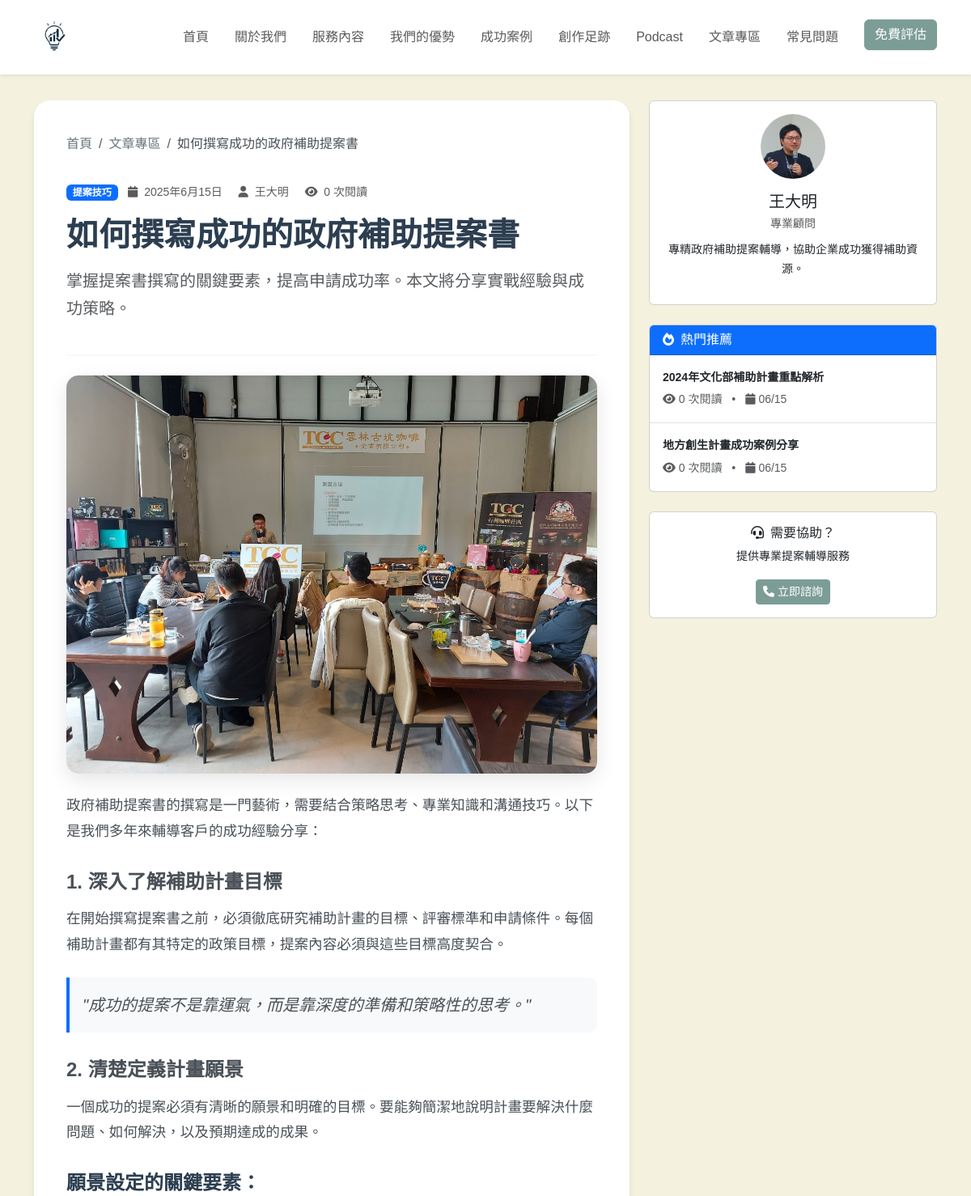
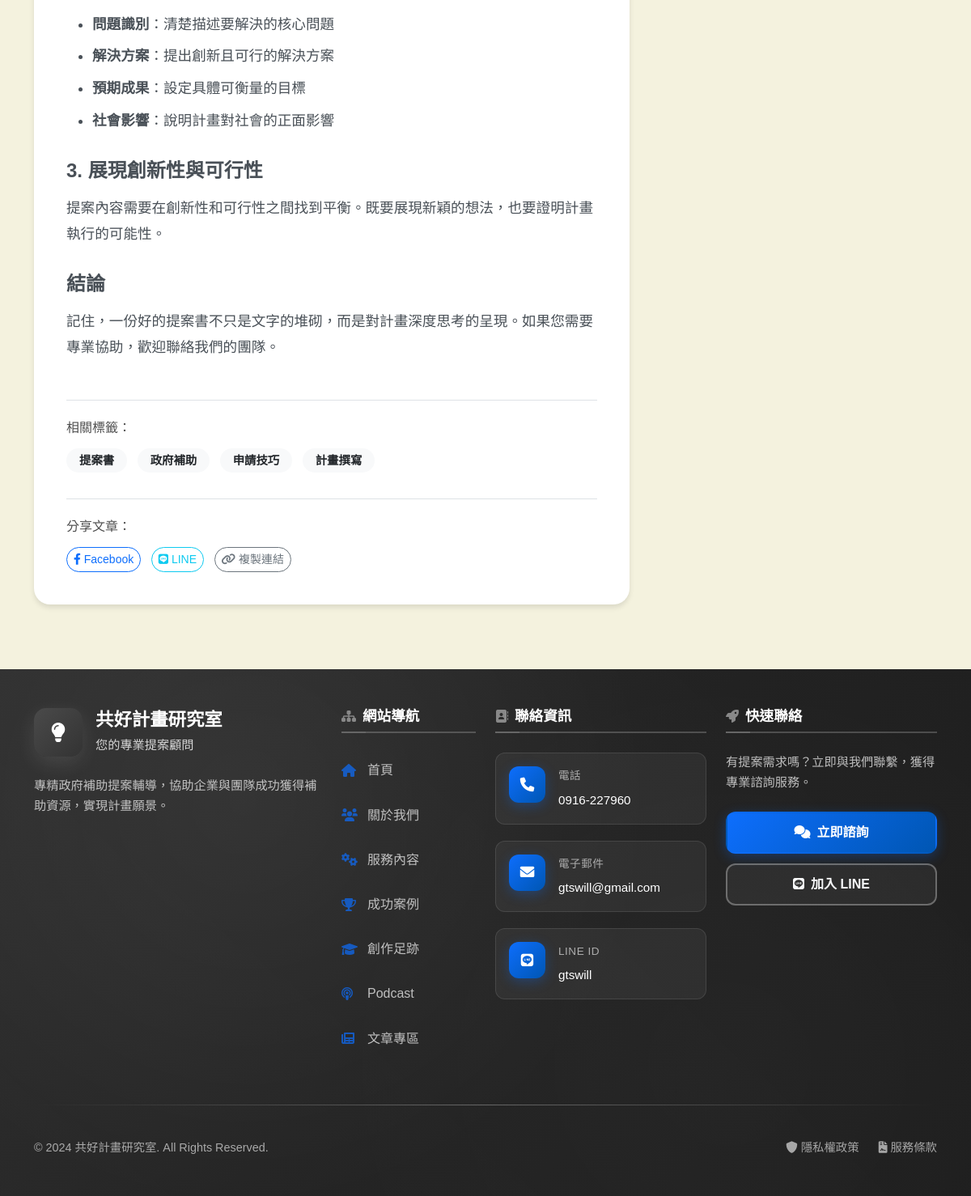
Screenshot of /article.php?id=1 with the database file from the repository (2 pictures, top to bottom).
### tables this page shows
CREATE TABLE IF NOT EXISTS articles (
    id INT AUTO_INCREMENT PRIMARY KEY,
    title VARCHAR(200) NOT NULL,
    slug VARCHAR(200) NOT NULL UNIQUE,
    content LONGTEXT NOT NULL,
    excerpt TEXT,
    featured_image VARCHAR(255),
    category VARCHAR(50) NOT NULL,
    author VARCHAR(100) NOT NULL,
    tags TEXT,
    status ENUM('draft', 'published') DEFAULT 'draft',
    views INT DEFAULT 0,
    created_at TIMESTAMP DEFAULT CURRENT_TIMESTAMP,
    updated_at TIMESTAMP DEFAULT CURRENT_TIMESTAMP ON UPDATE CURRENT_TIMESTAMP,
    INDEX idx_status (status),
    INDEX idx_category (category),
    INDEX idx_created_at (created_at)
);

### php/config.php (called while the page is built, shortened)
<?php
function getDBConnection()
{
    try {
        $pdo = new PDO(
            "mysql:host=" . DB_HOST . ";dbname=" . DB_NAME . ";charset=utf8mb4",
            DB_USER,
            DB_PASS,
            [
                PDO::ATTR_ERRMODE => PDO::ERRMODE_EXCEPTION,
                PDO::ATTR_DEFAULT_FETCH_MODE => PDO::FETCH_ASSOC,
                PDO::ATTR_EMULATE_PREPARES => false,
            ]
        );
        return $pdo;
    } catch (PDOException $e) {
        die("資料庫連接失敗: " . $e->getMessage());
    }
}

### php/article_handler.php (called while the page is built, shortened)
<?php
require_once 'config.php';
class ArticleHandler
{
    private $pdo;
    public function __construct()
    {
        $this->pdo = getDBConnection();
    }
    public function getArticleById($id)
    {
        try {
            $stmt = $this->pdo->prepare("SELECT * FROM articles WHERE id = ?");
            $stmt->execute([$id]);
            $article = $stmt->fetch();
            if ($article) {
                $this->incrementViews($id);
            }
            return $article;
        } catch (PDOException $e) {
            error_log("獲取文章錯誤: " . $e->getMessage());
            return null;
        }
    }
    public function getPopularArticles($limit = 5, $excludeId = null)
    {
        try {
            $sql = "SELECT * FROM articles WHERE status = 'published'";
            $params = [];
            if ($excludeId) {
                $sql .= " AND id != ?";
                $params[] = $excludeId;
            }
            $sql .= " ORDER BY views DESC, created_at DESC LIMIT ?";
            $params[] = $limit;
            $stmt = $this->pdo->prepare($sql);
            $stmt->execute($params);
            return $stmt->fetchAll();
        } catch (PDOException $e) {
            error_log("獲取熱門文章錯誤: " . $e->getMessage());
            return [];
        }
    }
    private function incrementViews($id)
    {
        try {
            $stmt = $this->pdo->prepare("UPDATE articles SET views = views + 1 WHERE id = ?");
            $stmt->execute([$id]);
        } catch (PDOException $e) {
            error_log("更新瀏覽次數錯誤: " . $e->getMessage());
        }
    }
}

### article.php (the view, shortened to what this page needs)
<?php
require_once 'php/config.php';
require_once 'php/article_handler.php';
$articleHandler = new ArticleHandler();
$articleId = $_GET['id'] ?? 0;
$article = $articleHandler->getArticleById($articleId);
$tags = !empty($article['tags']) ? explode(',', $article['tags']) : [];
$publishDate = date('Y年n月j日', strtotime($article['created_at']));
?>
<!DOCTYPE html>
<html lang="zh-TW">
<head>
    <link href="https://cdn.jsdelivr.net/npm/bootstrap@5.3.0/dist/css/bootstrap.min.css" rel="stylesheet">
    <link rel="stylesheet" href="https://cdnjs.cloudflare.com/ajax/libs/font-awesome/6.0.0/css/all.min.css">
    <link rel="stylesheet" href="css/index.css">
    <link rel="stylesheet" href="css/all.css">
    <link rel="stylesheet" href="css/article.css">
</head>
<body>
    <?php include 'navbar.php'; ?>
    <main class="py-5" style="margin-top: 76px;">
        <div class="container">
            <div class="row">
                <div class="col-lg-8">
                    <article class="article-content">
                        <nav aria-label="breadcrumb" class="mb-4">
                            <ol class="breadcrumb">
                                <li class="breadcrumb-item"><a href="index.php">首頁</a></li>
                                <li class="breadcrumb-item"><a href="articles.php">文章專區</a></li>
                                <li class="breadcrumb-item active" aria-current="page">
                                    <?php echo htmlspecialchars($article['title']); ?></li>
                            </ol>
                        </nav>
                        <header class="article-header mb-4">
                            <div class="mb-3">
                                <span
                                    class="badge bg-primary me-2"><?php echo htmlspecialchars($article['category']); ?></span>
                                <small class="text-muted">
                                    <i class="fas fa-calendar me-1"></i> <?php echo $publishDate; ?>
                                    <i class="fas fa-user ms-3 me-1"></i>
                                    <?php echo htmlspecialchars($article['author']); ?>
                                    <i class="fas fa-eye ms-3 me-1"></i> <?php echo number_format($article['views']); ?>
                                    次閱讀
                                </small>
                            </div>
                            <h1 class="article-title"><?php echo htmlspecialchars($article['title']); ?></h1>
                            <p class="lead text-muted"><?php echo htmlspecialchars($article['excerpt']); ?></p>
                        </header>
                        <?php if (!empty($article['featured_image'])): ?>
                            <div class="article-image mb-4">
                                <img src="uploads/<?php echo htmlspecialchars($article['featured_image']); ?>"
                                    class="img-fluid rounded" alt="<?php echo htmlspecialchars($article['title']); ?>">
                            </div>
                        <?php endif; ?>
                        <div class="article-body">
                            <?php echo $article['content']; ?>
                        </div>
                        <?php if (!empty($tags)): ?>
                            <div class="article-tags mt-5 pt-4 border-top">
                                <h6 class="mb-3">相關標籤：</h6>
                                <?php foreach ($tags as $tag): ?>
                                    <span
                                        class="badge bg-light text-dark me-2 mb-2"><?php echo htmlspecialchars(trim($tag)); ?></span>
                                <?php endforeach; ?>
                            </div>
                        <?php endif; ?>
                        <div class="article-share mt-4 pt-4 border-top">
                            <h6 class="mb-3">分享文章：</h6>
                            <button class="btn btn-outline-primary btn-sm me-2" onclick="shareToFacebook()">
                                <i class="fab fa-facebook-f me-1"></i>Facebook
                            </button>
                            <button class="btn btn-outline-info btn-sm me-2" onclick="shareToLine()">
                                <i class="fab fa-line me-1"></i>LINE
                            </button>
                            <button class="btn btn-outline-secondary btn-sm me-2" onclick="copyLink()">
                                <i class="fas fa-link me-1"></i>複製連結
                            </button>
                        </div>
                    </article>
                </div>
                <div class="col-lg-4">
                    <div class="sidebar-sticky">
                        <div class="card mb-4">
                            <div class="card-body text-center">
                                <img src="./img/people.jpg" class="rounded-circle mb-3" width="80" height="80" alt="作者頭像">
                                <h5 class="mb-1"><?php echo htmlspecialchars($article['author']); ?></h5>
                                <p class="text-muted small mb-2">專業顧問</p>
                                <p class="small">專精政府補助提案輔導，協助企業成功獲得補助資源。</p>
                            </div>
                        </div>
                        <?php
                        $popularArticles = $articleHandler->getPopularArticles(5, $article['id']);
                        ?>
                        <?php if (!empty($popularArticles)): ?>
                            <div class="card mb-4">
                                <div class="card-header bg-primary text-white">
                                    <h6 class="mb-0"><i class="fas fa-fire me-2"></i>熱門推薦</h6>
                                </div>
                                <div class="card-body p-0">
                                    <?php foreach ($popularArticles as $index => $popular): ?>
                                        <a href="article.php?id=<?php echo $popular['id']; ?>"
                                            class="d-block p-3 text-decoration-none <?php echo $index < count($popularArticles) - 1 ? 'border-bottom' : ''; ?>">
                                            <div class="fw-bold text-dark small mb-1">
                                                <?php echo htmlspecialchars($popular['title']); ?>
                                            </div>
                                            <div class="text-muted small">
                                                <i class="fas fa-eye me-1"></i><?php echo number_format($popular['views']); ?> 次閱讀
                                                <span class="mx-2">•</span>
                                                <i class="fas fa-calendar me-1"></i><?php echo date('m/d', strtotime($popular['created_at'])); ?>
                                            </div>
                                        </a>
                                    <?php endforeach; ?>
                                </div>
                            </div>
                        <?php endif; ?>
                        <div class="card">
                            <div class="card-body text-center">
                                <h6 class="card-title"><i class="fas fa-headset me-2"></i>需要協助？</h6>
                                <p class="card-text small">提供專業提案輔導服務</p>
                                <a href="index.php#contact" class="btn btn-primary btn-sm">
                                    <i class="fas fa-phone me-1"></i>立即諮詢
                                </a>
                            </div>
                        </div>
                    </div>
                </div>
            </div>
        </div>
    </main>
    <?php include 'footer.php'; ?>
</body>
</html>

### css/index.css (style rules this page uses)
:root { --primary: #2563eb; --primary-dark: #1d4ed8; --secondary: #64748b; --dark: #0f172a; --light: #f8fafc; --gray-100: #f3f4f6; --gray-200: #e5e7eb; --gray-300: #d1d5db; --gray-400: #9ca3af; --gray-500: #6b7280; --primary-color: #7C9D96; --secondary-color: #E9B384; --accent-color: #A1CCD1; --background-color: #F4F2DE; --text-color: #4F4F4F; }
body { font-family: 'Noto Sans TC', sans-serif; line-height: 1.7; color: var(--text-color); overflow-x: hidden; background-color: var(--background-color); }
.btn-primary { background-color: var(--primary-color); border-color: var(--primary-color); }

### css/article.css (style rules this page uses)
.article-content { background: white; border-radius: 20px; box-shadow: 0 4px 6px rgba(0, 0, 0, 0.1); padding: 2.5rem; margin-bottom: 2rem; }
.article-header { position: relative; padding-bottom: 1.5rem; border-bottom: 2px solid #f8f9fa; }
.article-title { font-size: 2.5rem; font-weight: 700; line-height: 1.2; margin-bottom: 1rem; color: #2c3e50; }
.article-image { position: relative; overflow: hidden; border-radius: 15px; box-shadow: 0 8px 25px rgba(0, 0, 0, 0.1); }
.article-image img { transition: transform 0.3s ease; }
.article-body { font-size: 1.1rem; line-height: 1.8; color: #495057; }
.article-body h1, .article-body h2, .article-body h3, .article-body h4, .article-body h5, .article-body h6 { margin-top: 2rem; margin-bottom: 1rem; font-weight: 600; color: #2c3e50; }
.article-body h3 { font-size: 1.5rem; color: #495057; }
.article-body p { margin-bottom: 1.5rem; }
.article-body blockquote { background: #f8f9fa; border-left: 4px solid #0d6efd; padding: 1.5rem; margin: 2rem 0; border-radius: 0 10px 10px 0; font-style: italic; }
.article-body ul, .article-body ol { margin-bottom: 1.5rem; padding-left: 2rem; }
.article-body li { margin-bottom: 0.5rem; }
.article-tags .badge { font-size: 0.9rem; padding: 0.5rem 1rem; border-radius: 20px; transition: all 0.3s ease; }
.article-share .btn { border-radius: 25px; font-weight: 500; transition: all 0.3s ease; }
.sidebar-sticky { position: sticky; top: 100px; z-index: 1020; }
.breadcrumb { background: none; padding: 0; margin-bottom: 2rem; }
.breadcrumb-item a { color: #6c757d; text-decoration: none; transition: color 0.3s ease; }
.breadcrumb-item.active { color: #495057; }
.article-content, .sidebar-card { animation: fadeInUp 0.6s ease-out; }

### rows the page displays
articles: title "如何撰寫成功的政府補助提案書", category "提案技巧", created_at "2025年6月15日", author "王大明", views "0", excerpt "掌握提案書撰寫的關鍵要素，提高申請成功率。本文將分享實戰經驗與成功策略。", featured_image (picture), content "政府補助提案書的撰寫是一門藝術，需要結合策略思考、專業知識和溝通技巧。以下是我們多年來輔導客戶的成功經驗分享： 1. 深入了解補助計畫目標 在開始撰寫提案書之前，必須徹底研究補助計畫的目標、評審標準和申請條件。每個補助計畫都有其特定的政策目標，提案內容必須與這些目標高度契合。 \"成功的提案不是靠運氣，而是靠深度的準備和策略性的思考。\" 2. 清楚定義計畫願景 一個成功的提案必須有清晰的願景和明確的目標。要能夠簡潔地說明計畫要解決什麼問題、如何解決，以及預期達成的成果。 願景設定的關鍵要素： 問題識別 ：清楚描述要解決的核心問題 解決方案 ：提出創新且可行的解決方案 預期成果 ：設定具體可衡量的目標 社會影響 ：說明計畫對社會的正面影響 3. 展現創新性與可行性 提案內容需要在創新性和可行性之間找到平衡。既要展現新穎的想法，也要證明計畫執行的可能性。 結論 記住，一份好的提案書不只是文字的堆砌，而是對計畫深度思考的呈現。如果您需要專業協助，歡迎聯絡我們的團隊。", tags "提案書", tags "政府補助", tags "申請技巧", tags "計畫撰寫"
articles: title "2024年文化部補助計畫重點解析", views "0", created_at "06/15"
articles: title "地方創生計畫成功案例分享", views "0", created_at "06/15"
